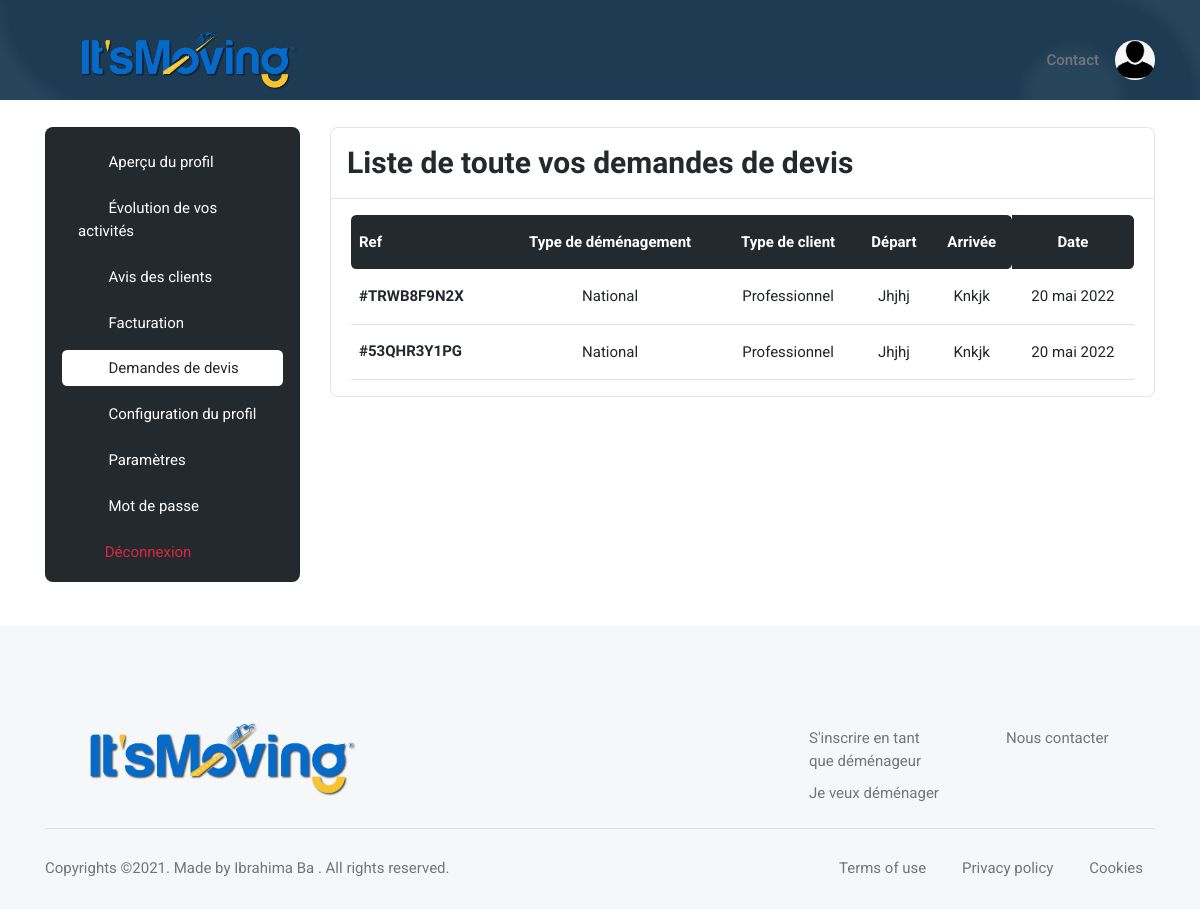
The app's page /user/all_quote_requests/21 (signed in) with its own data.
### base_app/models.py (models this page shows, shortened)
class Mover_Quote_Request(models.Model):
    created = models.DateTimeField(auto_now_add=True)
    quote_request = models.ForeignKey(Quote_Request, on_delete=models.CASCADE)
    treated = models.BooleanField(default=False)
    rejected = models.BooleanField(default=False)
    paid = models.CharField(max_length=20, default='Non payé') #can be 'Non payé' or 'Payé' or 'Vérification en cours...'
    mover = models.ForeignKey(Mover, on_delete=models.CASCADE)

class Quote_Request(models.Model):
    ref = models.CharField(max_length=30)
    country = models.ForeignKey(Country, on_delete=models.CASCADE, default="")
    City_Departure = models.CharField(max_length=300)
    Adresse_Departure = models.CharField(max_length=300)
    Postal_Code_Departure = models.IntegerField()
    Residence_Number_or_Name_Departure = models.CharField(max_length=300)
    Residence_Departure = models.CharField(max_length=300)
    Number_Room_Departure = models.IntegerField()
    Country_Arrival = models.CharField(max_length=300, default="")
    City_Arrival = models.CharField(max_length=300)
    Adresse_Arrival = models.CharField(max_length=300)
    Residence_Number_or_Name_Arrival = models.CharField(max_length=300)
    Postal_Code_Arrival = models.IntegerField()
    Residence_Arrival = models.CharField(max_length=300)
    packing_service = models.BooleanField(default=False)
    packaging_materials = models.BooleanField(default=False)
    furniture_assembly_disassembly = models.BooleanField(default=False)
    furniture_storage = models.BooleanField(default=False)
    Additional_informations = models.CharField(max_length=300)
    firstname = models.CharField(max_length=300, default="")
    lastname = models.CharField(max_length=300, default="")
    email = models.EmailField(default="")
    email_sent_to_customer = models.BooleanField(default=False)
    phone_number = models.CharField(max_length=30, default="")
    created = models.DateTimeField(auto_now_add=True)
    distributed = models.BooleanField(default=False)
    moving_date = models.DateTimeField(auto_now_add=False)
    moving_date1 = models.DateTimeField(auto_now_add=False)
    moving_date2 = models.DateTimeField(auto_now_add=False)
    moving_type1 = models.ForeignKey(Moving_Type1, on_delete=models.CASCADE)
    moving_type2 = models.ForeignKey(Moving_Type2, on_delete=models.CASCADE)

class Moving_Type1(models.Model):  # can be national opr international
    name = models.CharField(max_length=300)

class Moving_Type2(models.Model):  # can be 'particulier' or 'professionnel'
    name = models.CharField(max_length=300)

### user/views.py (the view)
# urls.py: path('all_quote_requests/<int:mover_pk>', views.all_quote_requests, name='all_quote_requests'),
@login_required
def all_quote_requests(request, mover_pk):
    mover = get_object_or_404(Mover, pk=mover_pk)
    mover_quote_requests = Mover_Quote_Request.objects.filter(mover_id=mover.id, treated=False, rejected=False)
    return render(request, 'user/quote_request/all_quote_requests.html', {'mover': mover, 'mover_quote_requests':
        mover_quote_requests})

### user/templates/user/quote_request/all_quote_requests.html (shortened to what this page needs)
{% extends 'base_app/base.html' %}
{% load static %}
{% block main %}
    <section class="pt-0">
        <div class="container-fluid px-0">
            <div class="bg-blue h-100px h-md-100px rounded-0" style="background:url({% static 'base_app/assets/images/pattern/04.png' %}) no-repeat center center; background-size:cover;">
            </div>
        </div>
    </section>
	<section class="pt-2">
		<div class="container">
			<div class="row">
				<div class="col-xl-3">
					<nav class="navbar navbar-light navbar-expand-xl mx-0">
						<div class="offcanvas offcanvas-end" tabindex="-1" id="offcanvasNavbar" aria-labelledby="offcanvasNavbarLabel">
							<div class="offcanvas-body p-3 p-xl-0">
								<div class="bg-dark border rounded-3 pb-0 p-3 w-100">
									<div class="list-group list-group-dark list-group-borderless">
										<a class="list-group-item" href="{% url 'preview' %}"><i class="bi bi-person-lines-fill fa-fw me-2"></i>
											Aperçu du profil
										</a>
										<a class="list-group-item" href="{% url 'statistic' %}"><i class="bi bi-graph-up fa-fw me-2"></i>
                                            Évolution de vos activités
                                        </a>
                                        <a class="list-group-item" href="{% url 'reviews' %}"><i class="bi bi-star fa-fw me-2"></i>
                                            Avis des clients
                                        </a>
                                        <a class="list-group-item" href="{% url 'billing' %}"><i class="bi bi-wallet2 fa-fw me-2"></i>
                                            Facturation
                                        </a>
										<a class="list-group-item active" href="{% url 'quote_request' %}"><i class="bi bi-folder-check fa-fw me-2"></i>
											Demandes de devis
										</a>
										<a class="list-group-item" href="{% url 'edit_profile' %}"><i class="bi bi-pencil-square fa-fw me-2"></i>
											Configuration du profil
										</a>
										<a class="list-group-item" href="{% url 'settings' %}"><i class="bi bi-gear fa-fw me-2"></i>
											Paramètres
										</a>
										<a class="list-group-item" href="{% url 'user_password_change' %}"><i class="bi bi-lock fa-fw me-2"></i>
											Mot de passe
										</a>
										<form action="{% url 'logout_user' %}" method="POST">
											<button type="submit" class="list-group-item text-danger bg-danger-soft-hover">
												<i class="fas fa-sign-out-alt fa-fw me-2"></i>Déconnexion
											</button>
                        				</form>
									</div>
								</div>
							</div>
						</div>
					</nav>
				</div>
				<div class="col-xl-9">
					<div class="card border rounded-3">
						<div class="card-header border-bottom">
							<h3 class="mb-0">Liste de toute vos demandes de devis</h3>
						</div>
						<div class="card-body">
							<div class="table-responsive border-0">
								<table class="table table-dark-gray align-middle p-4 mb-0 table-hover">
									<thead>
										<tr>
											<th scope="col" class="border-0 rounded-start">Ref</th>
											<th scope="col" class="border-0 text-center">Type de déménagement</th>
											<th scope="col" class="border-0 text-center">Type de client</th>
											<th scope="col" class="border-0 text-center">Départ</th>
											<th scope="col" class="border-0 rounded-end text-center">Arrivée</th>
											<th scope="col" class="border-0 rounded-end text-center">Date</th>
										</tr>
									</thead>
									<tbody>
										{% for mover_quote_request in mover_quote_requests %}
											<tr>
												<td>
													<h6 class="mt-2 mt-lg-0 mb-0">
														<a href="{% url 'mover_quote_request_detail' mover_quote_request.id %}">
															#{{mover_quote_request.quote_request.ref}}
														</a>
													</h6>
												</td>
												<td class="text-center">
													{{mover_quote_request.quote_request.moving_type1.name}}
												</td>
												<td class="text-center">
													{{mover_quote_request.quote_request.moving_type2.name}}
												</td>
												<td class="text-center">
													{% if mover_quote_request.quote_request.moving_type1.name == 'National' %}
														{{mover_quote_request.quote_request.City_Departure|capfirst}}
													{% else %}
														{{mover_quote_request.quote_request.country.name|capfirst}}
													{% endif %}
												</td>
												<td class="text-center">
													{% if mover_quote_request.quote_request.moving_type1.name == 'National' %}
														{{mover_quote_request.quote_request.City_Arrival|capfirst}}
													{% else %}
														{{mover_quote_request.quote_request.Country_Arrival|capfirst}}
													{% endif %}
												</td>
												<td class="text-center">
													{% if mover_quote_request.quote_request.moving_date|date == 'Oct. 10, 1000' %}
														{% load i18n %}
													{% else %}
														{% load i18n %}
														{% language 'fr' %}
															{{mover_quote_request.quote_request.moving_date|date:'d F Y'}}
														{% endlanguage %}
													{% endif %}
												</td>
											</tr>
										{% endfor %}
									</tbody>
								</table>
							</div>
						</div>
					</div>
				</div>
			</div>
		</div>
	</section>
{% endblock %}

### records on screen
Mover_Quote_Request: quote_request.ref "TRWB8F9N2X", quote_request.moving_type1.name "National", quote_request.moving_type2.name "Professionnel", quote_request.City_Departure "Jhjhj", quote_request.City_Arrival "Knkjk", quote_request.moving_date "20 mai 2022"
Mover_Quote_Request: quote_request.ref "53QHR3Y1PG", quote_request.moving_type1.name "National", quote_request.moving_type2.name "Professionnel", quote_request.City_Departure "Jhjhj", quote_request.City_Arrival "Knkjk", quote_request.moving_date "20 mai 2022"
